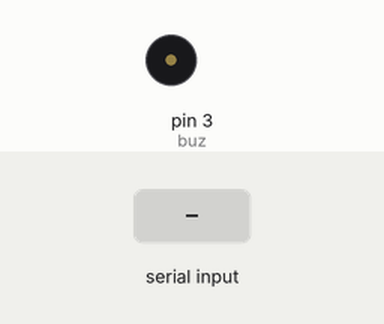
Simulated run of this sketch. Board: Arduino Uno, built with avr-gcc and run on an emulated ATmega328P. Shown: buzzer (waves = sounding, pin HIGH). Inputs (shaded band) come from the test bench. The modem accepts every AT command (registered, SIM ready, sends succeed) and sends nothing else.

Above: at 1.2 s.
1.3 s: "1" received over Serial
At 2.4 s:
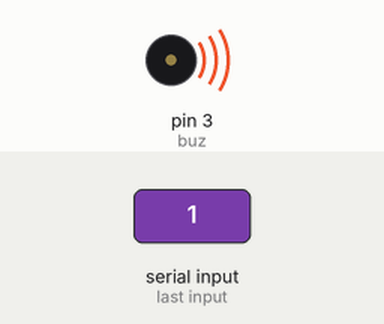
Timing chart, 0 to 4.3 s (numbered marks = the images above; inputs shaded):
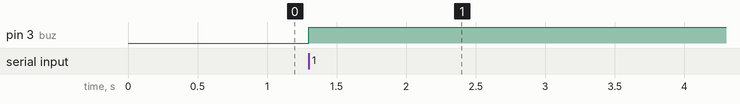

Measured:
- after the input at 1.3 s, pin 3 (buz): LOW → HIGH at once

The sketch:

intruder_arduino.ino
```cpp
#include<SoftwareSerial.h>
SoftwareSerial ss(4,5);
int ir=2;
int buz=3;
int value;
int data;
void setup()
{
  Serial.begin(9600);
  ss.begin(9600);
  pinMode(ir,INPUT);
  pinMode(buz,OUTPUT);
  // put your setup code here, to run once:
  digitalWrite(buz,LOW);

}

void loop()
{

  // put your main code here, to run repeatedly:
  while(Serial.available())
  {
    data=Serial.read();
  if(data=='2')
  {
    value=digitalRead(ir);
  delay(200);
  if(value==0)
  {
    Serial.print('A');
    delay(1000);
  }
  else
  {
      Serial.print('B');
      delay(1000);
  }

  }
  else if(data=='0')
  {
    digitalWrite(buz,LOW);

  }
  else if(data=='1')
  {
    digitalWrite(buz,HIGH);
    delay(500);
    ss.println("AT");
  delay(1000);
  ss.println("ATE0");
  delay(1000);
  ss.println("AT+CMGF=1");
  delay(1000);
  ss.println("AT+CMGS=\"6303493862\"");
  delay(1000);
  ss.println("INTRUDER DETECTED");
  delay(1000);
  ss.write(26);
  }
  }
}
```
